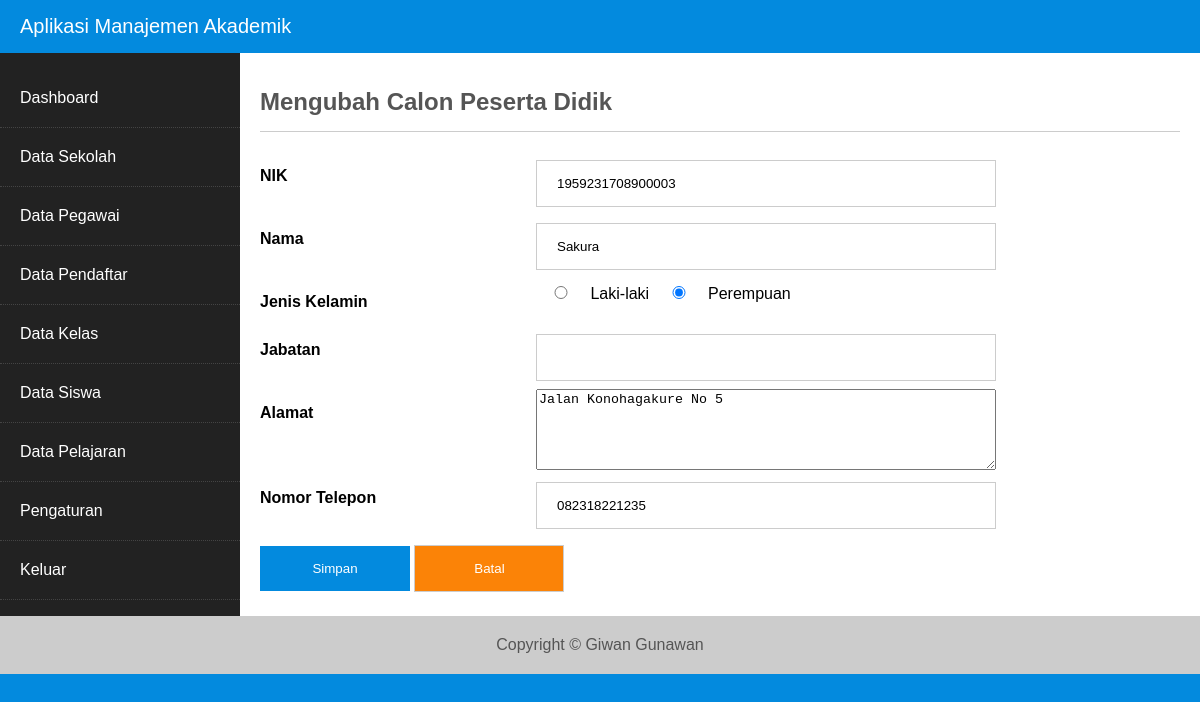
The app's page /index.php?hal=pendaftar_edit&id=1959231708900003 (signed in) with its own data.
### tables this page shows
CREATE TABLE `t_pendaftar` (
  `NIK` char(16) NOT NULL,
  `Nama` char(30) NOT NULL,
  `Alamat` char(30) NOT NULL,
  `Nomor_Telepon` char(13) NOT NULL,
  `Jenis_Kelamin` char(1) NOT NULL,
  PRIMARY KEY (`NIK`)
);

### content/pendaftar_edit.php (the view, shortened to what this page needs)
<?php
   $query = mysqli_query($con, "SELECT * FROM t_pendaftar WHERE NIK='$_GET[id]'");
   $data = mysqli_fetch_array($query);
?>
<h2 class="judul">Mengubah Calon Peserta Didik</h2>
<form method="post" action="?hal=pendaftar_update" enctype="multipart/form-data">
   <div class="form-group">
      <label for="NIK">NIK</label>
      <div class="input"><input type="text" id="NIK" name="NIK" readonly value="<?= $data['NIK'] ?>"></div>
   </div>
   <div class="form-group">
      <label for="Nama">Nama</label>
      <div class="input"><input type="text" id="Nama" name="Nama" value="<?= $data['Nama'] ?>"></div>
   </div>
   <div class="form-group">
      <label for="Jenis_Kelamin">Jenis Kelamin</label>
      <?php
         if($data['Jenis_Kelamin'] == "L"){
            $l = " checked";
            $p = "";
         }else{
            $l = "";
            $p = "checked";
         }
      ?>
      <input type="radio" id="Jenis_Kelamin" name="Jenis_Kelamin" value="L" <?= $l ?>> Laki-laki
      <input type="radio" id="Jenis_Kelamin" name="Jenis_Kelamin" value="P" <?= $p ?>> Perempuan
   </div>
   <div class="form-group">
      <label for="jabatan">Jabatan</label>
      <div class="input"><input type="text" id="Jabatan" name="Jabatan" value="<?= $data['Jabatan'] ?>"></div>
   </div>
   <div class="form-group">
      <label for="Alamat">Alamat</label>
      <div class="input"><textarea style="width: 100%" rows="5" id="Alamat" name="Alamat" ><?= $data['Alamat'] ?></textarea></div>
   </div>
   <div class="form-group">
      <label for="Nomor Telepon">Nomor Telepon</label>
      <div class="input"><input type="text" id="Nomor_Telepon" name="Nomor_Telepon" value="<?= $data['Nomor_Telepon'] ?>"></div>
   </div>
   <div class="form-group">
      <input type="submit" value="Simpan" class="tombol simpan">
      <input type="reset" value="Batal" class="tombol reset">
   </div>
</form>

### konten.php (shortened to what this page needs)
<?php
   $halaman = array("dashboard",
                     "sekolah","sekolah_update",
                     "pendaftar","pendaftar_tambah", "pendaftar_insert","pendaftar_edit", "pendaftar_update","pendaftar_hapus",
                     "kelas",
                     "pegawai", "pegawai_tambah", "pegawai_insert","pegawai_edit", "pegawai_update","pegawai_hapus",
                     "pelajaran",
                     "nilai",
                     "siswa",
                     "user","user_tambah", "user_insert","user_edit", "user_update","user_hapus");
   if(isset($_GET['hal'])) $hal = $_GET['hal'];
   else $hal = "dashboard";
   foreach($halaman as $h){
      if($hal == $h){
         include "content/$h.php";
         break;
      }
   }
?>

### css/style.css (style rules this page uses)
* { box-sizing: border-box; }
body { font-family: Arial; margin: 0; background: #038ade; }
input, select { width: 100%; padding: 15px 20px; margin: 8px 0; border: 1px solid #ccc; }
input[type=submit] { background-color: #038ade; border: none; color: #fff; text-decoration: none; cursor: pointer; }
.judul { color: #555; border-bottom: 1px solid #ccc; padding-bottom: 15px; }
.tombol { display: inline-block; max-width: 150px; padding: 15px 30px; color: #fff; text-decoration: none; background: #038ade; cursor: pointer; }
.form-group { clear: both; }
.form-group label { display: block; padding: 15px 0; float: left; width: 30%; font-weight: bold; }
.form-group .input { display: block; width: 50%; float: left; }
input[type=radio] { width: 50px }
.tombol.simpan { background: #038ade; }
.tombol.reset { background: #fb8307; }

### records on screen
t_pendaftar: NIK "1959231708900003", Nama "Sakura", Alamat "Jalan Konohagakure No 5", Nomor_Telepon "082318221235"
